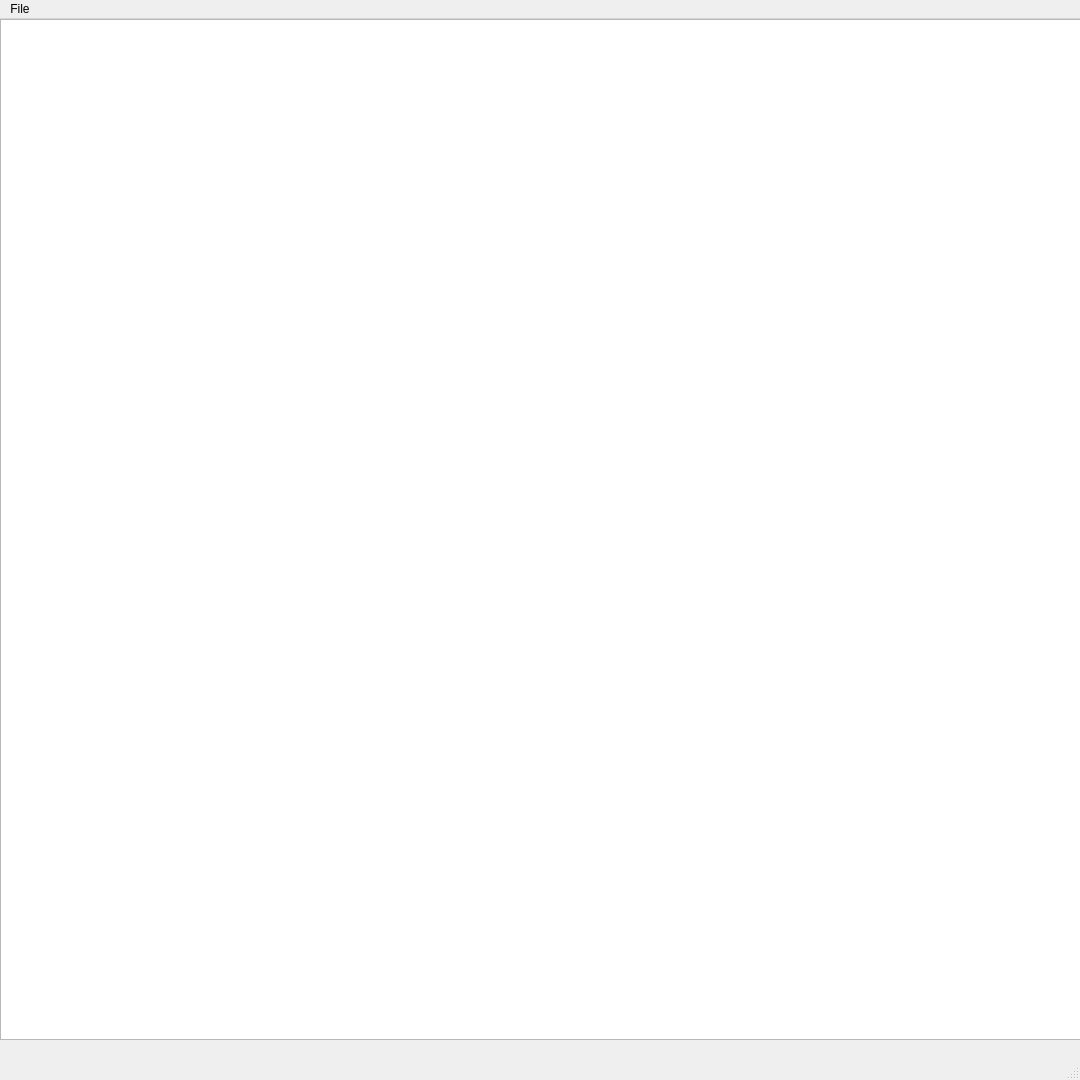
<?xml version="1.0" encoding="UTF-8"?>
<ui version="4.0">
 <class>MainWindow</class>
 <widget class="QMainWindow" name="MainWindow">
  <property name="geometry">
   <rect>
    <x>0</x>
    <y>0</y>
    <width>1080</width>
    <height>1080</height>
   </rect>
  </property>
  <property name="windowTitle">
   <string>MainWindow</string>
  </property>
  <widget class="QWidget" name="centralwidget">
   <widget class="QPlainTextEdit" name="plainTextEdit">
    <property name="geometry">
     <rect>
      <x>0</x>
      <y>0</y>
      <width>1081</width>
      <height>1021</height>
     </rect>
    </property>
   </widget>
  </widget>
  <widget class="QMenuBar" name="menubar">
   <property name="geometry">
    <rect>
     <x>0</x>
     <y>0</y>
     <width>1080</width>
     <height>25</height>
    </rect>
   </property>
   <widget class="QMenu" name="menuFile">
    <property name="title">
     <string>File</string>
    </property>
    <addaction name="actionNew_File"/>
    <addaction name="actionSave_File"/>
   </widget>
   <addaction name="menuFile"/>
  </widget>
  <widget class="QStatusBar" name="statusbar"/>
  <action name="actionNew_File">
   <property name="text">
    <string>New File</string>
   </property>
  </action>
  <action name="actionSave_File">
   <property name="text">
    <string>Save File</string>
   </property>
  </action>
 </widget>
 <resources/>
 <connections/>
</ui>
